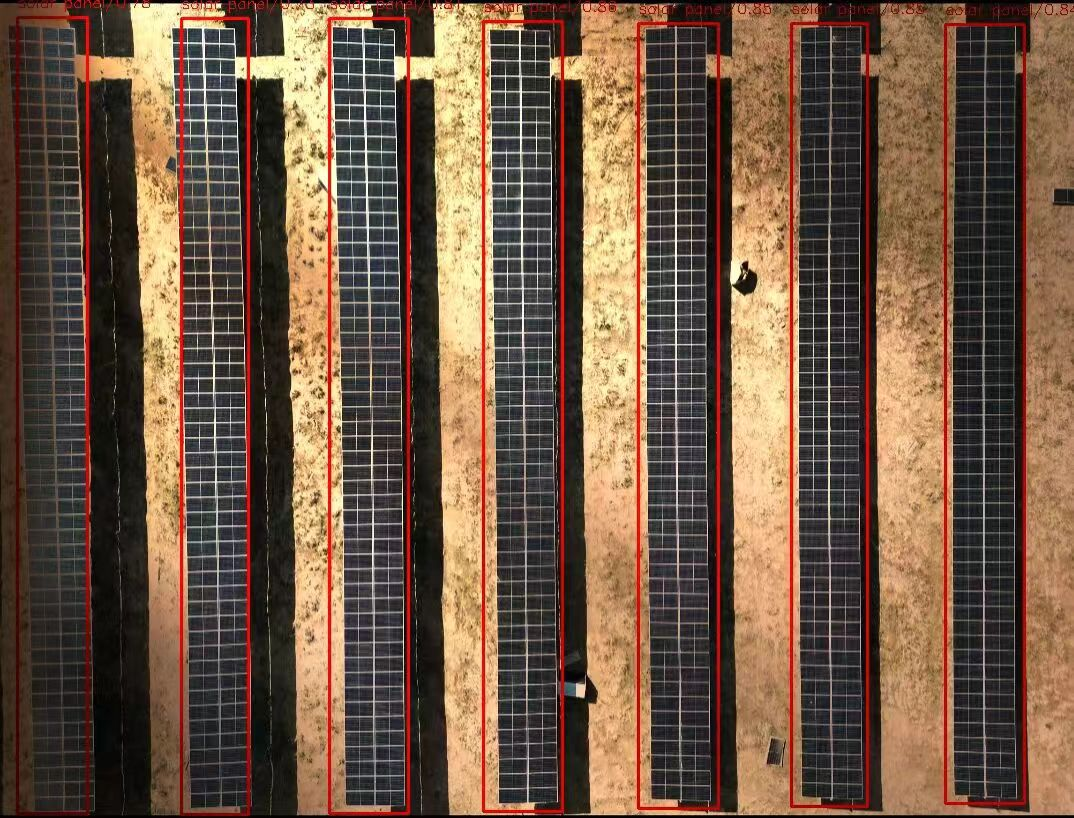
#> input picture my_test2/picture/8.jpg, 1074 x 818 px
$ python test8.py
#> lines starting #> are read from the running program, lines starting #| are printed output that depends on the picture; after the words box and inside, x2 and y2 are one past the last pixel; in counts of white or black regions, pixels touching at a corner belong together
import cv2
import numpy as np

image = cv2.imread("./picture/8.jpg")
#> image is the input picture: shape (818, 1074, 3); mean B, G, R 68.2, 87.1, 112.1


def process_image(image, arr):
    image_ = image[arr[0]:arr[1], arr[2]:arr[3], 0:3]
    image_ = cv2.cvtColor(image_, cv2.COLOR_BGR2GRAY)
#> image_: shape (786, 64)
    _, image_ = cv2.threshold(image_, 45, 255, cv2.THRESH_BINARY)
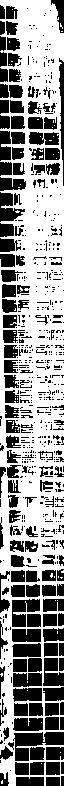
#> image_: shape (786, 64); 57.5% white; 650 black regions (505 under 20 px), largest, box (x1, y1, x2, y2) and area: (13, 732, 64, 761) 799, (12, 599, 40, 627) 504, (43, 658, 64, 686) 445
    return image_


def gray_rgb(image):
    page, lie = image.shape
#> page = 786; lie = 64
    image_ = np.zeros((page, lie, 3))
    for i in range(page):
        for j in range(lie):
            image_[i][j][0:3] = image[i, j]
    return image_


def fianl_process(image, arr):
    i_n = process_image(image, arr)
    i_n = gray_rgb(i_n)
    image[arr[0]:arr[1], arr[2]:arr[3], 0:3] = i_n
#> image: shape (818, 1074, 3); 5.73% of pixels changed, all inside (x1, y1, x2, y2) = (19, 21, 83, 807)


fianl_process(image, [21, 807, 19, 83])
fianl_process(image, [25, 805, 185, 240])
#> in process_image (call 2), `_, image_ = cv2.threshold(image_, 45, 255, cv2.THRESH_BINARY)`: image_: shape (780, 55); 75.6% white; 822 black regions (735 under 20 px), largest, box (x1, y1, x2, y2) and area: (5, 740, 34, 753) 353, (6, 754, 35, 768) 346, (4, 681, 33, 694) 322
#> in fianl_process (call 2), `image[arr[0]:arr[1], arr[2]:arr[3], 0:3] = i_n`: image: shape (818, 1074, 3); mean B, G, R 79.8, 98.3, 122.9
fianl_process(image, [23, 802, 337, 400])
#> in process_image (call 3), `_, image_ = cv2.threshold(image_, 45, 255, cv2.THRESH_BINARY)`: image_: shape (779, 63); 81.9% white; black in thin lines or dots
#> after the loop in gray_rgb (call 3), `for i in range(page):`: image_: shape (779, 63, 3) float64; 81.9% white; black in thin lines or dots
#> in fianl_process (call 3), `image[arr[0]:arr[1], arr[2]:arr[3], 0:3] = i_n`: image: shape (818, 1074, 3); mean B, G, R 87, 105.3, 129.8
fianl_process(image, [30, 797, 490, 555])
#> in process_image (call 4), `image_ = cv2.cvtColor(image_, cv2.COLOR_BGR2GRAY)`:
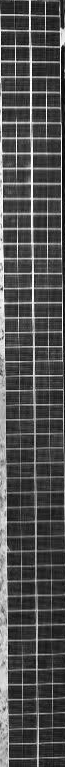
#> image_: shape (767, 65); min 1, max 255, mean 79.8
#> in process_image (call 4), `_, image_ = cv2.threshold(image_, 45, 255, cv2.THRESH_BINARY)`:
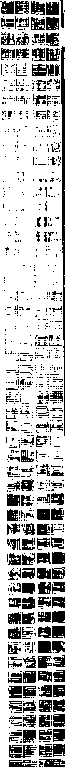
#> image_: shape (767, 65); 71.5% white; 862 black regions (731 under 20 px), largest, box (x1, y1, x2, y2) and area: (61, 46, 65, 436) 913, (39, 744, 65, 757) 237, (9, 745, 37, 758) 236
#> in fianl_process (call 4), `image[arr[0]:arr[1], arr[2]:arr[3], 0:3] = i_n`: image: shape (818, 1074, 3); mean B, G, R 93.1, 111.2, 135.4
fianl_process(image, [33, 798, 643, 701])
#> in process_image (call 5), `_, image_ = cv2.threshold(image_, 45, 255, cv2.THRESH_BINARY)`: image_: shape (765, 58); 62.5% white; 805 black regions (659 under 20 px), largest, box (x1, y1, x2, y2) and area: (8, 665, 36, 677) 315, (8, 679, 36, 692) 283, (38, 680, 58, 692) 222
#> in fianl_process (call 5), `image[arr[0]:arr[1], arr[2]:arr[3], 0:3] = i_n`:
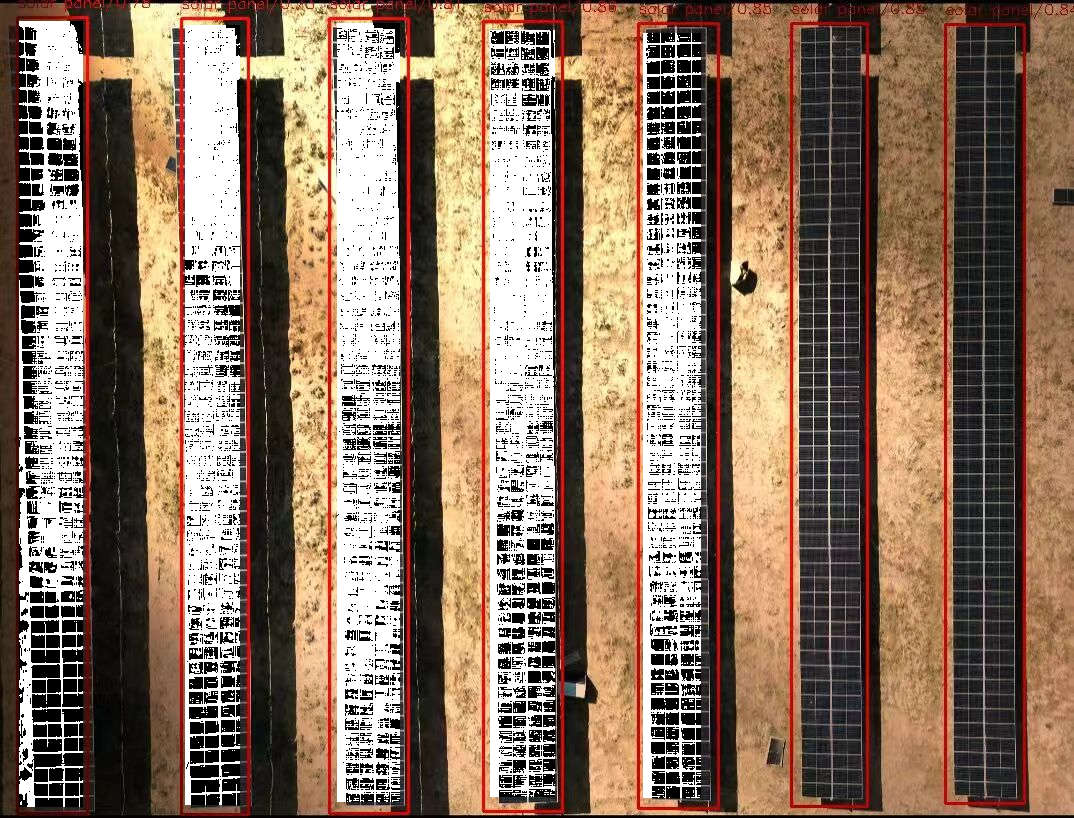
#> image: shape (818, 1074, 3); mean B, G, R 97.7, 115.6, 139.5
fianl_process(image, [30, 800, 800, 860])
#> in process_image (call 6), `_, image_ = cv2.threshold(image_, 45, 255, cv2.THRESH_BINARY)`: image_: shape (770, 60); 38.3% white; 409 white regions (407 under 20 px), largest, box (x1, y1, x2, y2) and area: (0, 0, 60, 770) 16602, (0, 481, 9, 487) 41
#> in fianl_process (call 6), `image[arr[0]:arr[1], arr[2]:arr[3], 0:3] = i_n`:
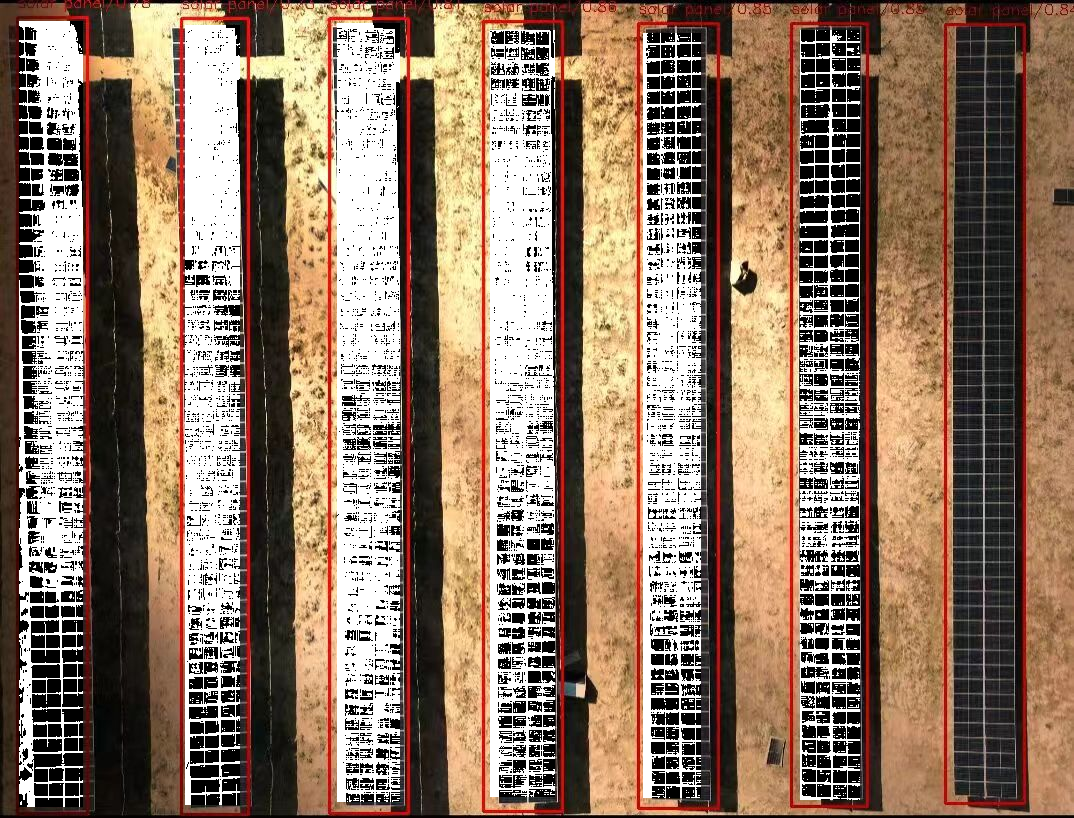
#> image: shape (818, 1074, 3); 5.26% of pixels changed, all inside (x1, y1, x2, y2) = (800, 30, 860, 800)
fianl_process(image, [31, 800, 956, 1016])
#> in process_image (call 7), `_, image_ = cv2.threshold(image_, 45, 255, cv2.THRESH_BINARY)`:
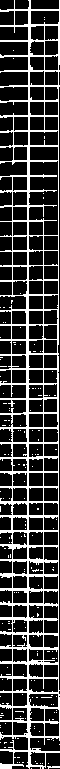
#> image_: shape (769, 60); 23.4% white in thin lines or dots
#> after the loop in gray_rgb (call 7), `for i in range(page):`: image_: shape (769, 60, 3) float64; 23.4% white in thin lines or dots
#> in fianl_process (call 7), `image[arr[0]:arr[1], arr[2]:arr[3], 0:3] = i_n`:
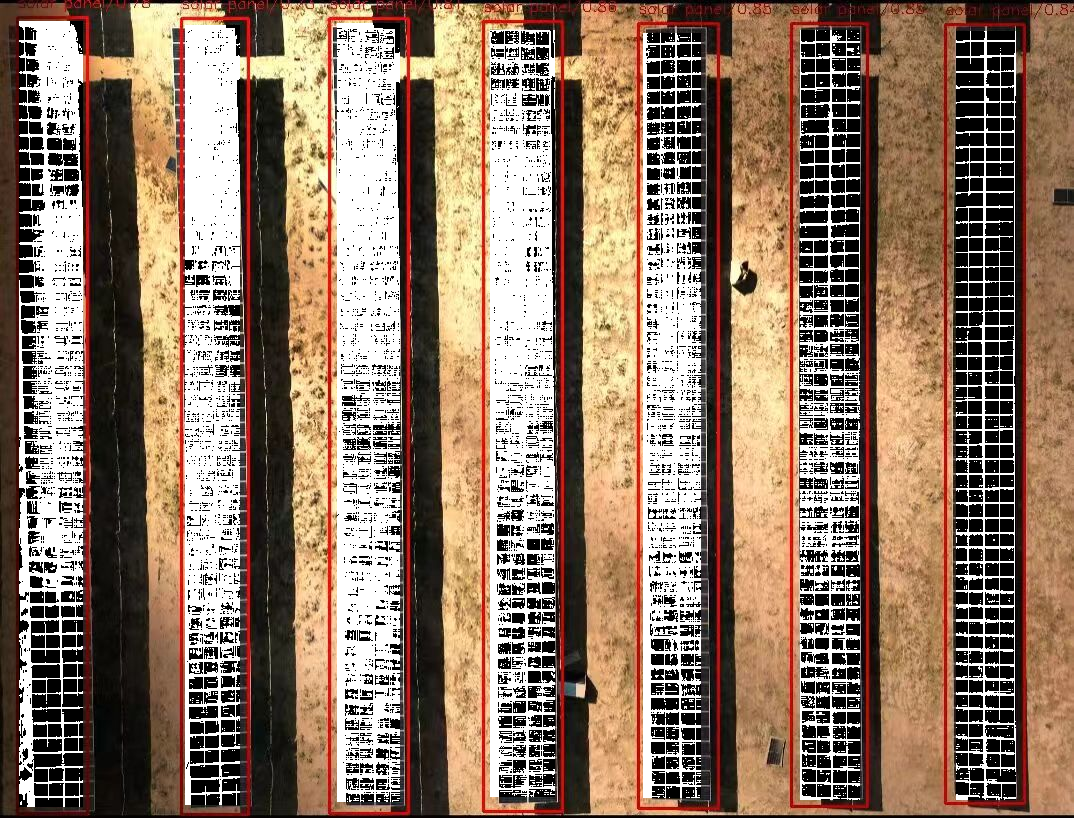
#> image: shape (818, 1074, 3); 5.25% of pixels changed, all inside (x1, y1, x2, y2) = (956, 31, 1016, 800)

cv2.imwrite('./picture/8_.jpg', image)
cv2.imshow("Color Detection Result", image)
cv2.waitKey(0)
cv2.destroyAllWindows()

$ run again, with my_test2/picture/7.jpg copied over my_test2/picture/8.jpg
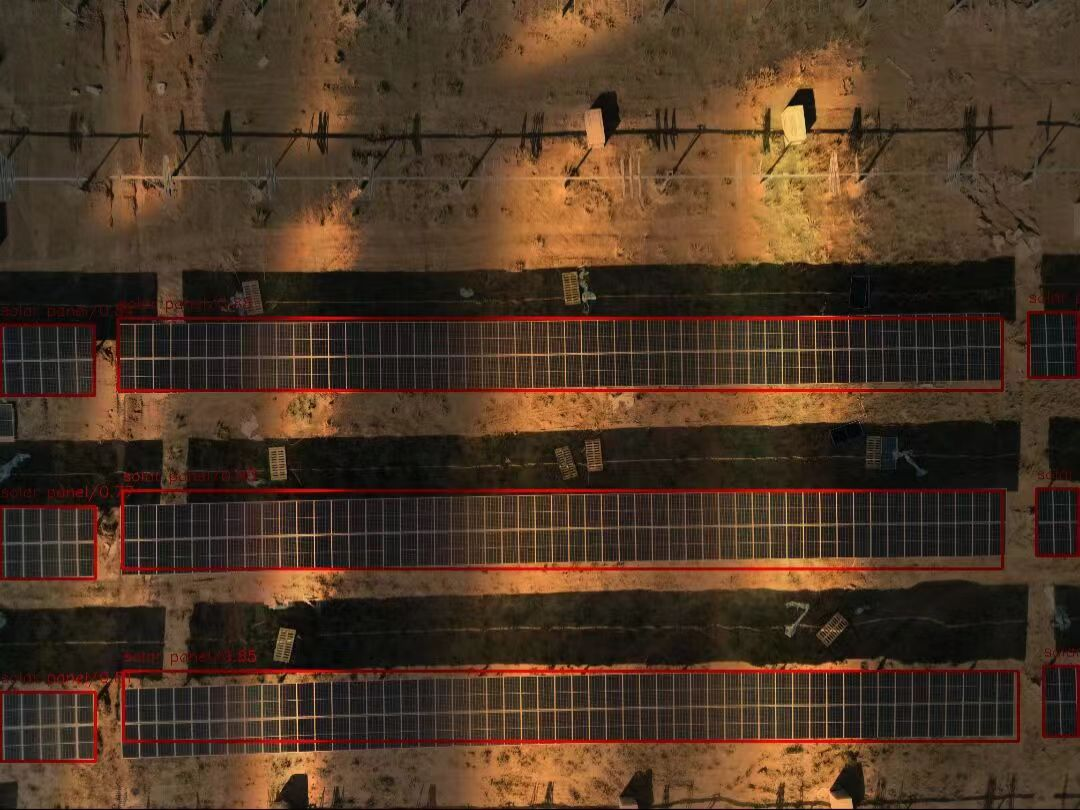
#> input picture my_test2/picture/7.jpg, 1080 x 810 px
#> image is the input picture: shape (810, 1080, 3); mean B, G, R 36.5, 54.4, 76.9
#> in process_image, `_, image_ = cv2.threshold(image_, 45, 255, cv2.THRESH_BINARY)`:
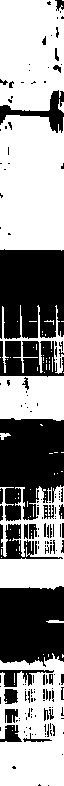
#> image_: shape (786, 64); 57.9% white; 168 black regions (126 under 20 px), largest, box (x1, y1, x2, y2) and area: (0, 249, 64, 339) 5338, (0, 418, 64, 521) 5243, (0, 586, 64, 667) 4624
#> image: shape (810, 1080, 3); 5.75% of pixels changed, all inside (x1, y1, x2, y2) = (19, 21, 83, 807)
#> image: shape (810, 1080, 3); mean B, G, R 48.1, 64.8, 85.9
#> image: shape (810, 1080, 3); mean B, G, R 53.4, 69.5, 89.8
#> image: shape (810, 1080, 3); mean B, G, R 61.8, 76.3, 94.4
#> image: shape (810, 1080, 3); mean B, G, R 67.3, 80.9, 97.8
#> image: shape (810, 1080, 3); mean B, G, R 72.9, 85, 100.2
#> in fianl_process (call 7), `image[arr[0]:arr[1], arr[2]:arr[3], 0:3] = i_n`:
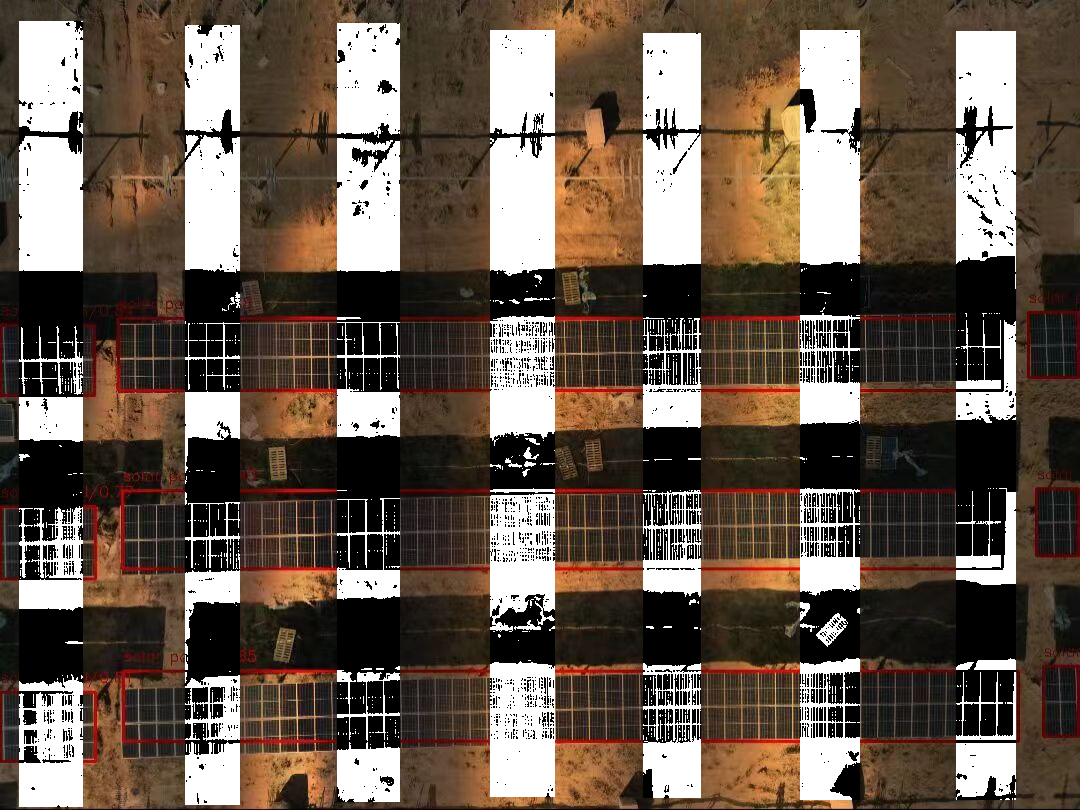
#> image: shape (810, 1080, 3); mean B, G, R 77.7, 89.3, 103.9
